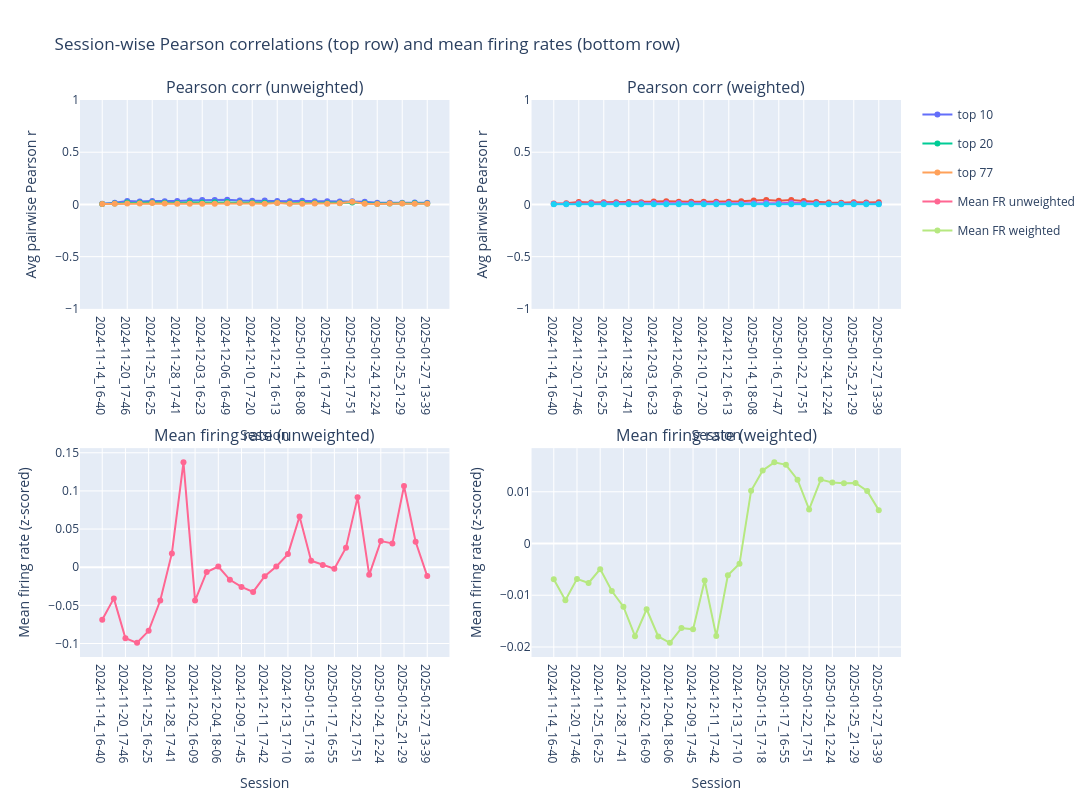

The notebook cell saved with this chart:
### Code cell
top_ns = [10, 20, 77]
fr_used = fr_z_all_sess.copy()

# 2x2 layout: correlations on first row, firing rates on second row
fig = make_subplots(
    rows=2,
    cols=2,
    subplot_titles=(
        "Pearson corr (unweighted)", "Pearson corr (weighted)",
        "Mean firing rate (unweighted)", "Mean firing rate (weighted)"
    ),
    shared_yaxes=False,
)

weights = ensambles["Assembly012"]
try:
    weights.index = [f"Unit{int(i)+1:04d}" for i in weights.index]  # align to FR column naming
except Exception as e:
    print(f"Error setting weights index: {e}")



# pearson correlations for single neurons weighted and unweightes
for top_n in top_ns:
    top_n_neurons = neurons_ordered[-top_n:]
    rows_unw, rows_w = [], []

    for session_id in session_ids_all:
        neuron_data_session = fr_used.xs(session_id, level=2)

        unit_cols = [
            c for c in neuron_data_session.columns
            if isinstance(c, str) and c.startswith("Unit")
        ]
        neuron_data_session = neuron_data_session[unit_cols]

        top_unit_cols = [
            f"Unit{i+1:04d}" for i in top_n_neurons
            if f"Unit{i+1:04d}" in neuron_data_session.columns
        ]

        neuron_data_top = neuron_data_session[top_unit_cols]

        corr_unw = neuron_data_top.corr(method="pearson")
        rows_unw.append((session_id, mean_offdiag_corr(corr_unw)))

        w = weights.loc[top_unit_cols]
        neuron_data_top_w = neuron_data_top.mul(w, axis=1)
        corr_w = neuron_data_top_w.corr(method="pearson")
        rows_w.append((session_id, mean_offdiag_corr(corr_w)))

    df_unw = pd.DataFrame(rows_unw, columns=["session_id", "avg_corr"])
    df_w = pd.DataFrame(rows_w, columns=["session_id", "avg_corr"])

    fig.add_trace(
        go.Scatter(
            x=df_unw["session_id"],
            y=df_unw["avg_corr"],
            mode="lines+markers",
            name=f"top {top_n}",
            legendgroup=f"top{top_n}",
        ),
        row=1,
        col=1,
    )

    fig.add_trace(
        go.Scatter(
            x=df_w["session_id"],
            y=df_w["avg_corr"],
            mode="lines+markers",
            name=f"top {top_n}",
            legendgroup=f"top{top_n}",
            showlegend=False,  # avoid duplicated legend entries
        ),
        row=1,
        col=2,
    )


# mean fr
fr_units = fr_used.loc[:, fr_used.columns.str.startswith("Unit")]
# fr_units = fr.loc[:, fr.columns.str.startswith("Unit")]
fr_units = fr_units[fr_units.index.get_level_values(2) != 10]

w_all = ensambles["Assembly012"].copy()
w_all = w_all.reindex(fr_units.columns)
fr_units_weighted = fr_units.mul(w_all, axis=1)

session_means_unweighted = (
    fr_units
    .groupby(level=2)
    .mean()
    .mean(axis=1)
)

session_means_weighted = (
    fr_units_weighted
    .groupby(level=2)
    .mean()
    .mean(axis=1)
)

fig.add_scatter(
    x=session_means_unweighted.index,
    y=session_means_unweighted.values,
    mode="lines+markers",
    name="Mean FR unweighted",
    row=2,
    col=1,
)

fig.add_scatter(
    x=session_means_weighted.index,
    y=session_means_weighted.values,
    mode="lines+markers",
    name="Mean FR weighted",
    row=2,
    col=2,
)


fig.update_layout(
    title="Session-wise Pearson correlations (top row) and mean firing rates (bottom row)",
    width=1200,
    height=800,
)

fig.update_xaxes(title_text="Session", row=1, col=1)
fig.update_xaxes(title_text="Session", row=1, col=2)
fig.update_xaxes(title_text="Session", row=2, col=1)
fig.update_xaxes(title_text="Session", row=2, col=2)

fig.update_yaxes(title_text="Avg pairwise Pearson r", row=1, col=1)
fig.update_yaxes(title_text="Avg pairwise Pearson r", row=1, col=2)
fig.update_yaxes(title_text="Mean firing rate (z-scored)", row=2, col=1)
fig.update_yaxes(title_text="Mean firing rate (z-scored)", row=2, col=2)

fig.update_yaxes(range=[-1, 1], row=1, col=1)
fig.update_yaxes(range=[-1, 1], row=1, col=2)

fig.show()

### Figure 1 — Plotly figure (JSON) as saved in the notebook; plotly's stock layout.template omitted (floating-point values rounded to 4 significant figures)
{"data": [{"legendgroup": "top10", "mode": "lines+markers", "name": "top 10", "type": "scatter", "x": ["2024-11-14_16-40", "2024-11-15_15-48", "2024-11-20_17-46", "2024-11-21_17-22", "2024-11-25_16-25", "2024-11-26_16-39", "2024-11-28_17-41", "2024-12-02_16-09", "2024-12-03_16-23", "2024-12-04_18-06", "2024-12-06_16-49", "2024-12-09_17-45", "2024-12-10_17-20", "2024-12-11_17-42", "2024-12-12_16-13", "2024-12-13_17-10", "2025-01-14_18-08", "2025-01-15_17-18", "2025-01-16_17-47", "2025-01-17_16-55", "2025-01-22_17-51", "2025-01-23_16-48", "2025-01-24_12-24", "2025-01-24_19-37", "2025-01-25_21-29", "2025-01-26_21-48", "2025-01-27_13-39"], "xaxis": "x", "y": [0.007268, 0.01571, 0.03354, 0.0285, 0.03191, 0.03026, 0.03275, 0.03674, 0.04147, 0.04192, 0.04398, 0.03828, 0.03567, 0.03807, 0.0321, 0.03063, 0.03621, 0.02943, 0.0316, 0.02924, 0.03168, 0.02482, 0.01578, 0.01516, 0.01552, 0.01901, 0.01695], "yaxis": "y"}, {"legendgroup": "top10", "mode": "lines+markers", "name": "top 10", "showlegend": false, "type": "scatter", "x": ["2024-11-14_16-40", "2024-11-15_15-48", "2024-11-20_17-46", "2024-11-21_17-22", "2024-11-25_16-25", "2024-11-26_16-39", "2024-11-28_17-41", "2024-12-02_16-09", "2024-12-03_16-23", "2024-12-04_18-06", "2024-12-06_16-49", "2024-12-09_17-45", "2024-12-10_17-20", "2024-12-11_17-42", "2024-12-12_16-13", "2024-12-13_17-10", "2025-01-14_18-08", "2025-01-15_17-18", "2025-01-16_17-47", "2025-01-17_16-55", "2025-01-22_17-51", "2025-01-23_16-48", "2025-01-24_12-24", "2025-01-24_19-37", "2025-01-25_21-29", "2025-01-26_21-48", "2025-01-27_13-39"], "xaxis": "x2", "y": [0.008911, 0.01191, 0.02369, 0.01848, 0.02086, 0.02178, 0.02342, 0.02027, 0.02717, 0.03165, 0.02483, 0.02501, 0.02675, 0.02624, 0.02498, 0.03045, 0.03732, 0.04256, 0.03494, 0.04158, 0.03342, 0.02355, 0.01935, 0.01558, 0.02149, 0.0192, 0.0217], "yaxis": "y2"}, {"legendgroup": "top20", "mode": "lines+markers", "name": "top 20", "type": "scatter", "x": ["2024-11-14_16-40", "2024-11-15_15-48", "2024-11-20_17-46", "2024-11-21_17-22", "2024-11-25_16-25", "2024-11-26_16-39", "2024-11-28_17-41", "2024-12-02_16-09", "2024-12-03_16-23", "2024-12-04_18-06", "2024-12-06_16-49", "2024-12-09_17-45", "2024-12-10_17-20", "2024-12-11_17-42", "2024-12-12_16-13", "2024-12-13_17-10", "2025-01-14_18-08", "2025-01-15_17-18", "2025-01-16_17-47", "2025-01-17_16-55", "2025-01-22_17-51", "2025-01-23_16-48", "2025-01-24_12-24", "2025-01-24_19-37", "2025-01-25_21-29", "2025-01-26_21-48", "2025-01-27_13-39"], "xaxis": "x", "y": [0.004876, 0.009347, 0.01855, 0.01624, 0.01946, 0.01535, 0.01426, 0.01862, 0.01854, 0.02016, 0.02273, 0.01798, 0.01587, 0.01698, 0.01637, 0.01161, 0.01264, 0.0133, 0.01054, 0.01328, 0.01858, 0.01172, 0.007741, 0.009797, 0.01128, 0.01105, 0.00816], "yaxis": "y"}, {"legendgroup": "top20", "mode": "lines+markers", "name": "top 20", "showlegend": false, "type": "scatter", "x": ["2024-11-14_16-40", "2024-11-15_15-48", "2024-11-20_17-46", "2024-11-21_17-22", "2024-11-25_16-25", "2024-11-26_16-39", "2024-11-28_17-41", "2024-12-02_16-09", "2024-12-03_16-23", "2024-12-04_18-06", "2024-12-06_16-49", "2024-12-09_17-45", "2024-12-10_17-20", "2024-12-11_17-42", "2024-12-12_16-13", "2024-12-13_17-10", "2025-01-14_18-08", "2025-01-15_17-18", "2025-01-16_17-47", "2025-01-17_16-55", "2025-01-22_17-51", "2025-01-23_16-48", "2025-01-24_12-24", "2025-01-24_19-37", "2025-01-25_21-29", "2025-01-26_21-48", "2025-01-27_13-39"], "xaxis": "x2", "y": [0.003076, 0.004874, 0.01154, 0.0102, 0.01103, 0.01098, 0.01102, 0.01082, 0.01308, 0.01488, 0.01389, 0.01147, 0.01254, 0.01351, 0.0103, 0.009739, 0.01183, 0.01538, 0.01173, 0.01622, 0.01022, 0.008625, 0.007409, 0.007032, 0.009642, 0.008245, 0.007623], "yaxis": "y2"}, {"legendgroup": "top77", "mode": "lines+markers", "name": "top 77", "type": "scatter", "x": ["2024-11-14_16-40", "2024-11-15_15-48", "2024-11-20_17-46", "2024-11-21_17-22", "2024-11-25_16-25", "2024-11-26_16-39", "2024-11-28_17-41", "2024-12-02_16-09", "2024-12-03_16-23", "2024-12-04_18-06", "2024-12-06_16-49", "2024-12-09_17-45", "2024-12-10_17-20", "2024-12-11_17-42", "2024-12-12_16-13", "2024-12-13_17-10", "2025-01-14_18-08", "2025-01-15_17-18", "2025-01-16_17-47", "2025-01-17_16-55", "2025-01-22_17-51", "2025-01-23_16-48", "2025-01-24_12-24", "2025-01-24_19-37", "2025-01-25_21-29", "2025-01-26_21-48", "2025-01-27_13-39"], "xaxis": "x", "y": [0.004827, 0.005657, 0.00929, 0.008931, 0.01469, 0.008804, 0.006216, 0.007237, 0.006974, 0.006532, 0.0122, 0.01319, 0.008155, 0.00688, 0.01464, 0.006998, 0.006823, 0.009472, 0.007205, 0.01048, 0.02505, 0.006783, 0.005118, 0.009026, 0.008429, 0.007013, 0.005504], "yaxis": "y"}, {"legendgroup": "top77", "mode": "lines+markers", "name": "top 77", "showlegend": false, "type": "scatter", "x": ["2024-11-14_16-40", "2024-11-15_15-48", "2024-11-20_17-46", "2024-11-21_17-22", "2024-11-25_16-25", "2024-11-26_16-39", "2024-11-28_17-41", "2024-12-02_16-09", "2024-12-03_16-23", "2024-12-04_18-06", "2024-12-06_16-49", "2024-12-09_17-45", "2024-12-10_17-20", "2024-12-11_17-42", "2024-12-12_16-13", "2024-12-13_17-10", "2025-01-14_18-08", "2025-01-15_17-18", "2025-01-16_17-47", "2025-01-17_16-55", "2025-01-22_17-51", "2025-01-23_16-48", "2025-01-24_12-24", "2025-01-24_19-37", "2025-01-25_21-29", "2025-01-26_21-48", "2025-01-27_13-39"], "xaxis": "x2", "y": [0.00119, 0.001435, 0.002208, 0.001962, 0.002197, 0.001973, 0.001827, 0.00143, 0.001488, 0.001741, 0.001676, 0.001577, 0.001781, 0.00173, 0.001602, 0.0013, 0.001036, 0.001746, 0.001222, 0.001687, 0.00295, 0.001362, 0.001438, 0.002071, 0.002021, 0.001536, 0.001048], "yaxis": "y2"}, {"mode": "lines+markers", "name": "Mean FR unweighted", "type": "scatter", "x": ["2024-11-14_16-40", "2024-11-15_15-48", "2024-11-20_17-46", "2024-11-21_17-22", "2024-11-25_16-25", "2024-11-26_16-39", "2024-11-28_17-41", "2024-11-29_17-21", "2024-12-02_16-09", "2024-12-03_16-23", "2024-12-04_18-06", "2024-12-06_16-49", "2024-12-09_17-45", "2024-12-10_17-20", "2024-12-11_17-42", "2024-12-12_16-13", "2024-12-13_17-10", "2025-01-14_18-08", "2025-01-15_17-18", "2025-01-16_17-47", "2025-01-17_16-55", "2025-01-21_18-49", "2025-01-22_17-51", "2025-01-23_16-48", "2025-01-24_12-24", "2025-01-24_19-37", "2025-01-25_21-29", "2025-01-26_21-48", "2025-01-27_13-39"], "xaxis": "x3", "y": [-0.06878, -0.0409, -0.09304, -0.09911, -0.08341, -0.04376, 0.0181, 0.1375, -0.04378, -0.006284, 0.0008189, -0.01657, -0.02581, -0.03246, -0.01173, 0.001031, 0.01715, 0.06653, 0.008363, 0.003048, -0.002091, 0.02564, 0.09153, -0.009979, 0.03425, 0.03121, 0.1063, 0.03328, -0.01162], "yaxis": "y3"}, {"mode": "lines+markers", "name": "Mean FR weighted", "type": "scatter", "x": ["2024-11-14_16-40", "2024-11-15_15-48", "2024-11-20_17-46", "2024-11-21_17-22", "2024-11-25_16-25", "2024-11-26_16-39", "2024-11-28_17-41", "2024-11-29_17-21", "2024-12-02_16-09", "2024-12-03_16-23", "2024-12-04_18-06", "2024-12-06_16-49", "2024-12-09_17-45", "2024-12-10_17-20", "2024-12-11_17-42", "2024-12-12_16-13", "2024-12-13_17-10", "2025-01-14_18-08", "2025-01-15_17-18", "2025-01-16_17-47", "2025-01-17_16-55", "2025-01-21_18-49", "2025-01-22_17-51", "2025-01-23_16-48", "2025-01-24_12-24", "2025-01-24_19-37", "2025-01-25_21-29", "2025-01-26_21-48", "2025-01-27_13-39"], "xaxis": "x4", "y": [-0.006926, -0.01097, -0.006838, -0.007638, -0.004958, -0.009186, -0.01222, -0.01792, -0.01271, -0.01797, -0.0192, -0.01635, -0.0166, -0.007164, -0.0179, -0.006156, -0.00393, 0.01018, 0.01411, 0.01569, 0.01521, 0.01234, 0.006576, 0.01235, 0.01179, 0.01167, 0.0117, 0.01017, 0.00645], "yaxis": "y4"}], "layout": {"annotations": [{"font": {"size": 16}, "showarrow": false, "text": "Pearson corr (unweighted)", "x": 0.225, "xanchor": "center", "xref": "paper", "y": 1, "yanchor": "bottom", "yref": "paper"}, {"font": {"size": 16}, "showarrow": false, "text": "Pearson corr (weighted)", "x": 0.775, "xanchor": "center", "xref": "paper", "y": 1, "yanchor": "bottom", "yref": "paper"}, {"font": {"size": 16}, "showarrow": false, "text": "Mean firing rate (unweighted)", "x": 0.225, "xanchor": "center", "xref": "paper", "y": 0.375, "yanchor": "bottom", "yref": "paper"}, {"font": {"size": 16}, "showarrow": false, "text": "Mean firing rate (weighted)", "x": 0.775, "xanchor": "center", "xref": "paper", "y": 0.375, "yanchor": "bottom", "yref": "paper"}], "height": 800, "title": {"text": "Session-wise Pearson correlations (top row) and mean firing rates (bottom row)"}, "width": 1200, "xaxis": {"anchor": "y", "domain": [0, 0.45], "title": {"text": "Session"}}, "xaxis2": {"anchor": "y2", "domain": [0.55, 1], "title": {"text": "Session"}}, "xaxis3": {"anchor": "y3", "domain": [0, 0.45], "title": {"text": "Session"}}, "xaxis4": {"anchor": "y4", "domain": [0.55, 1], "title": {"text": "Session"}}, "yaxis": {"anchor": "x", "domain": [0.625, 1], "range": [-1, 1], "title": {"text": "Avg pairwise Pearson r"}}, "yaxis2": {"anchor": "x2", "domain": [0.625, 1], "range": [-1, 1], "title": {"text": "Avg pairwise Pearson r"}}, "yaxis3": {"anchor": "x3", "domain": [0, 0.375], "title": {"text": "Mean firing rate (z-scored)"}}, "yaxis4": {"anchor": "x4", "domain": [0, 0.375], "title": {"text": "Mean firing rate (z-scored)"}}}}
